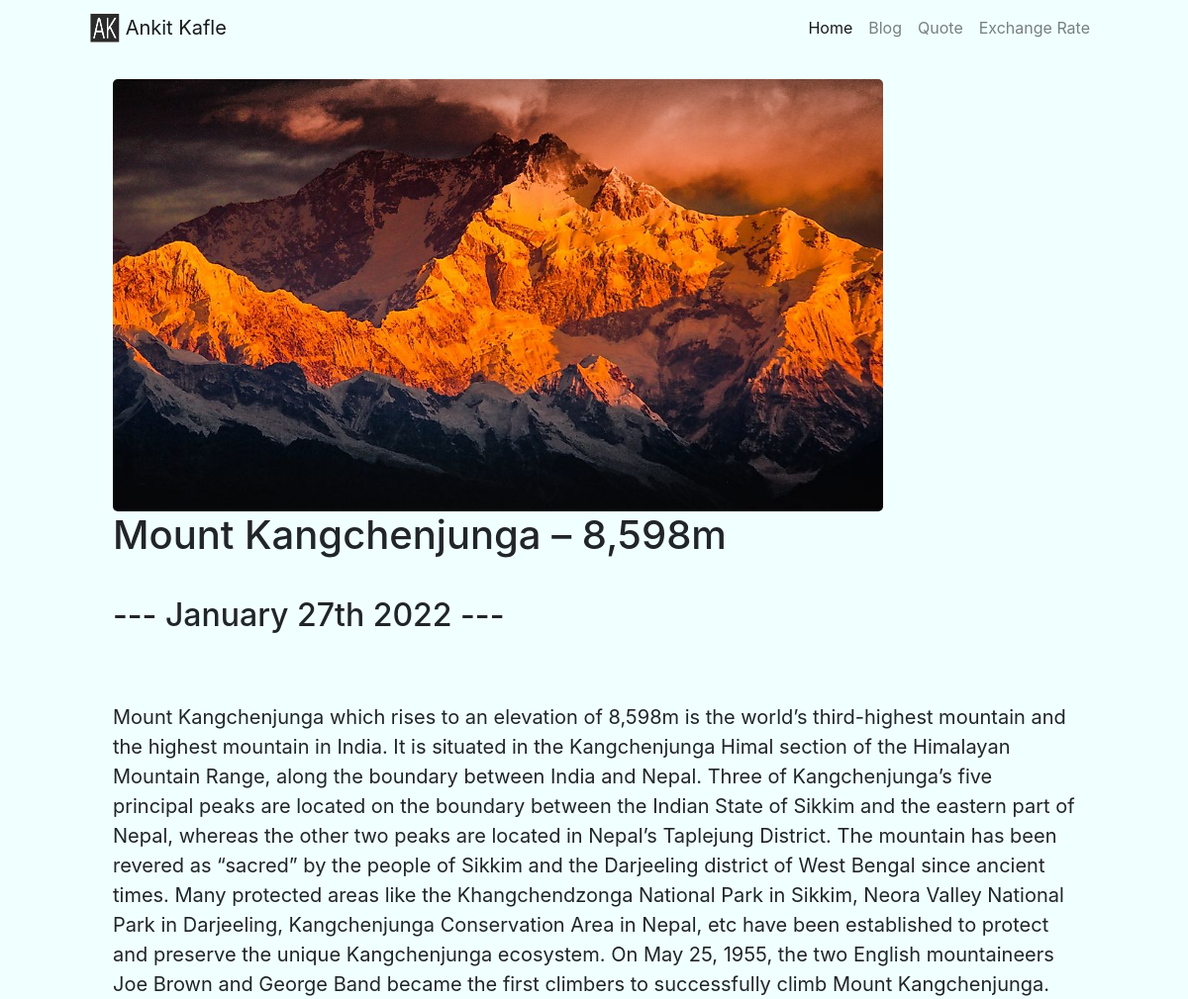
Page /blog/3/ on the committed database.
### blog/models.py (models this page shows, shortened)
class Blog(models.Model):
    title = models.CharField(max_length= 150)
    description = models.TextField()
    date = models.DateField()
    image = models.ImageField(upload_to='blog/images/')

### blog/views.py (the view)
# urls.py: path('<int:blog_id>/', views.detail, name='detail'),
def detail(request, blog_id):
    blog = get_object_or_404(Blog, pk=blog_id)
    return render(request, 'blog/details.html', {'blog': blog})

### blog/templates/blog/details.html
{% extends 'portfolio/base.html' %}
{% block content %}
<br>
<div id="blogDetails">
    <img src="{{blog.image.url}}" id ="detailImage">
    <h1>{{ blog.title }}</h1>
    <br>
    <h2>--- {{ blog.date|date:'F jS Y' }} ---</h2>
    <br>
    <br>
    {{ blog.description|safe }}
</div>
{% endblock %}

### portfolio/static/portfolio/custom.css (style rules this page uses)
#portfolioBody { width: 90%; margin: auto; }
#blogDetails { width: 90%; margin: auto; font-size: 20px; }
#detailImage { width: 80%; border-radius: 5px; }
#portfolioBody { background-color: azure; }

### rows in the picture
Blog: image (picture), title "Mount Kangchenjunga – 8,598m", date "January 27th 2022", description "Mount Kangchenjunga which rises to an elevation of 8,598m is the world’s third-highest mountain and the highest mountain in India. It is situated in the Kangchenjunga Himal section of the Himalayan Mountain Range, along the boundary between India and Nepal. Three of Kangchenjunga’s five principal peaks are located on the boundary between the Indian State of Sikkim and the eastern part of Nepal, whereas the other two peaks are located in Nepal’s Taplejung District. The mountain has been revered as “sacred” by the people of Sikkim and the Darjeeling district of West Bengal since ancient times. Many protected areas like the Khangchendzonga National Park in Sikkim, Neora Valley National Park in…"
